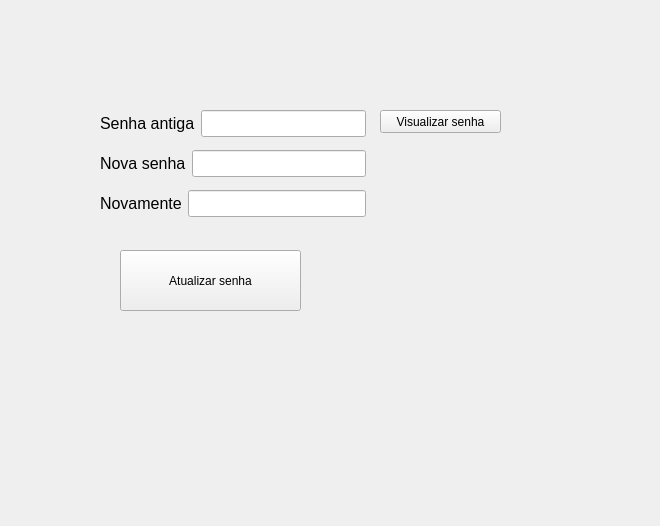
<?xml version="1.0" encoding="UTF-8"?>
<ui version="4.0">
 <class>Form</class>
 <widget class="QWidget" name="Form">
  <property name="geometry">
   <rect>
    <x>0</x>
    <y>0</y>
    <width>660</width>
    <height>526</height>
   </rect>
  </property>
  <property name="windowTitle">
   <string>Form</string>
  </property>
  <widget class="QWidget" name="layoutWidget">
   <property name="geometry">
    <rect>
     <x>100</x>
     <y>150</y>
     <width>266</width>
     <height>27</height>
    </rect>
   </property>
   <layout class="QHBoxLayout" name="horizontalLayout_2">
    <item>
     <widget class="QLabel" name="label_2">
      <property name="font">
       <font>
        <pointsize>12</pointsize>
       </font>
      </property>
      <property name="text">
       <string>Nova senha</string>
      </property>
     </widget>
    </item>
    <item>
     <widget class="QLineEdit" name="nova_input_1">
      <property name="font">
       <font>
        <pointsize>12</pointsize>
       </font>
      </property>
      <property name="echoMode">
       <enum>QLineEdit::Password</enum>
      </property>
     </widget>
    </item>
   </layout>
  </widget>
  <widget class="QWidget" name="layoutWidget_2">
   <property name="geometry">
    <rect>
     <x>100</x>
     <y>190</y>
     <width>266</width>
     <height>27</height>
    </rect>
   </property>
   <layout class="QHBoxLayout" name="horizontalLayout_3">
    <item>
     <widget class="QLabel" name="label_3">
      <property name="font">
       <font>
        <pointsize>12</pointsize>
       </font>
      </property>
      <property name="text">
       <string>Novamente</string>
      </property>
     </widget>
    </item>
    <item>
     <widget class="QLineEdit" name="nova_input_2">
      <property name="font">
       <font>
        <pointsize>12</pointsize>
       </font>
      </property>
      <property name="echoMode">
       <enum>QLineEdit::Password</enum>
      </property>
     </widget>
    </item>
   </layout>
  </widget>
  <widget class="QPushButton" name="visualizar_senha_btn">
   <property name="geometry">
    <rect>
     <x>380</x>
     <y>110</y>
     <width>121</width>
     <height>23</height>
    </rect>
   </property>
   <property name="text">
    <string>Visualizar senha</string>
   </property>
  </widget>
  <widget class="QPushButton" name="atualizar_senha_btn">
   <property name="geometry">
    <rect>
     <x>120</x>
     <y>250</y>
     <width>181</width>
     <height>61</height>
    </rect>
   </property>
   <property name="text">
    <string>Atualizar senha</string>
   </property>
  </widget>
  <widget class="QWidget" name="">
   <property name="geometry">
    <rect>
     <x>100</x>
     <y>110</y>
     <width>266</width>
     <height>27</height>
    </rect>
   </property>
   <layout class="QHBoxLayout" name="horizontalLayout">
    <item>
     <widget class="QLabel" name="label">
      <property name="font">
       <font>
        <pointsize>12</pointsize>
       </font>
      </property>
      <property name="text">
       <string>Senha antiga</string>
      </property>
     </widget>
    </item>
    <item>
     <widget class="QLineEdit" name="senha_antiga">
      <property name="font">
       <font>
        <pointsize>12</pointsize>
       </font>
      </property>
      <property name="echoMode">
       <enum>QLineEdit::Password</enum>
      </property>
     </widget>
    </item>
   </layout>
  </widget>
 </widget>
 <resources/>
 <connections/>
</ui>
